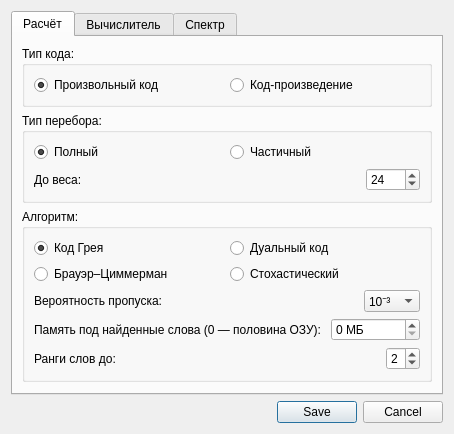
<?xml version="1.0" encoding="UTF-8"?>
<ui version="4.0">
 <class>SettingsDialog</class>
 <widget class="QDialog" name="SettingsDialog">
  <property name="geometry">
   <rect>
    <x>0</x>
    <y>0</y>
    <width>400</width>
    <height>400</height>
   </rect>
  </property>
  <property name="sizePolicy">
   <sizepolicy hsizetype="Minimum" vsizetype="Minimum">
    <horstretch>0</horstretch>
    <verstretch>0</verstretch>
   </sizepolicy>
  </property>
  <property name="windowTitle">
   <string>Настройки</string>
  </property>
  <property name="windowIcon">
   <iconset resource="../q.qrc">
    <normaloff>:/ui/icons/gear.png</normaloff>:/ui/icons/gear.png</iconset>
  </property>
  <layout class="QVBoxLayout" name="verticalLayout_4">
   <item>
    <widget class="QTabWidget" name="settingsTabs">
     <property name="currentIndex">
      <number>0</number>
     </property>
     <widget class="QWidget" name="computationTab">
      <attribute name="title">
       <string>Расчёт</string>
      </attribute>
      <layout class="QVBoxLayout" name="computationTabLayout">
       <item>
        <widget class="QGroupBox" name="codeKindGBX">
         <property name="title">
          <string>Тип кода:</string>
         </property>
         <layout class="QHBoxLayout" name="codeKindLayout">
          <item>
           <widget class="QRadioButton" name="singleCodeRB">
            <property name="toolTip">
             <string>Код задан одной порождающей матрицей — панель «Матрица 1»</string>
            </property>
            <property name="text">
             <string>Произвольный код</string>
            </property>
            <property name="checked">
             <bool>true</bool>
            </property>
           </widget>
          </item>
          <item>
           <widget class="QRadioButton" name="productCodeRB">
            <property name="toolTip">
             <string>Код произведения C1 ⊗ C2 по двум компонентам: «Матрица 1» и «Матрица 2». Низ спектра по рангам слов, без построения самого произведения</string>
            </property>
            <property name="text">
             <string>Код-произведение</string>
            </property>
           </widget>
          </item>
         </layout>
        </widget>
       </item>
       <item>
        <widget class="QGroupBox" name="enumTypeGBX">
         <property name="title">
          <string>Тип перебора:</string>
         </property>
         <layout class="QVBoxLayout" name="enumTypeLayout">
          <item>
           <layout class="QHBoxLayout" name="enumTypeRowLayout">
            <item>
             <widget class="QRadioButton" name="fullEnumRB">
              <property name="toolTip">
               <string>Все 2^k слов — весь спектр целиком. Только для кодов до 63 строк</string>
              </property>
              <property name="text">
               <string>Полный</string>
              </property>
              <property name="checked">
               <bool>true</bool>
              </property>
             </widget>
            </item>
            <item>
             <widget class="QRadioButton" name="partialEnumRB">
              <property name="toolTip">
               <string>Только слова до заданного веса — низ спектра</string>
              </property>
              <property name="text">
               <string>Частичный</string>
              </property>
             </widget>
            </item>
           </layout>
          </item>
          <item>
           <layout class="QHBoxLayout" name="weightLayout">
            <item>
             <widget class="QLabel" name="weightLBL">
              <property name="text">
               <string>До веса: </string>
              </property>
             </widget>
            </item>
            <item>
             <spacer name="weightSpacer">
              <property name="orientation">
               <enum>Qt::Horizontal</enum>
              </property>
              <property name="sizeHint" stdset="0">
               <size>
                <width>40</width>
                <height>20</height>
               </size>
              </property>
             </spacer>
            </item>
            <item>
             <widget class="QSpinBox" name="weightSPB">
              <property name="minimum">
               <number>1</number>
              </property>
              <property name="maximum">
               <number>2048</number>
              </property>
              <property name="value">
               <number>24</number>
              </property>
             </widget>
            </item>
           </layout>
          </item>
         </layout>
        </widget>
       </item>
       <item>
        <widget class="QGroupBox" name="algorithmGBX">
         <property name="title">
          <string>Алгоритм:</string>
         </property>
         <layout class="QVBoxLayout" name="algorithmLayout">
          <item>
           <layout class="QHBoxLayout" name="fullAlgorithmLayout">
            <item>
             <widget class="QRadioButton" name="grayCodeRB">
              <property name="toolTip">
               <string>Соседние слова отличаются одной строкой — один XOR на слово. До 63 строк</string>
              </property>
              <property name="text">
               <string>Код Грея</string>
              </property>
              <property name="checked">
               <bool>true</bool>
              </property>
             </widget>
            </item>
            <item>
             <widget class="QRadioButton" name="dualCodeRB">
              <property name="toolTip">
               <string>Перебирается проверочная матрица (n − k строк), спектр получается преобразованием Мак-Вильямс. Для кодов высокой скорости</string>
              </property>
              <property name="text">
               <string>Дуальный код</string>
              </property>
             </widget>
            </item>
           </layout>
          </item>
          <item>
           <layout class="QHBoxLayout" name="partialAlgorithmLayout">
            <item>
             <widget class="QRadioButton" name="brouwerZimmermannRB">
              <property name="toolTip">
               <string>Низ спектра с гарантией: все слова до заданного веса — точно. Время растёт экспоненциально с весом</string>
              </property>
              <property name="text">
               <string>Брауэр–Циммерман</string>
              </property>
             </widget>
            </item>
            <item>
             <widget class="QRadioButton" name="randomInfoSetsRB">
              <property name="toolTip">
               <string>Без гарантии, но на порядки глубже и быстрее: тысячи случайных информационных множеств с мелким перебором в каждом. Пропуск слова — событие заданной малой вероятности</string>
              </property>
              <property name="text">
               <string>Стохастический</string>
              </property>
             </widget>
            </item>
           </layout>
          </item>
          <item>
           <layout class="QHBoxLayout" name="leonMissLayout">
            <item>
             <widget class="QLabel" name="leonMissLBL">
              <property name="text">
               <string>Вероятность пропуска: </string>
              </property>
             </widget>
            </item>
            <item>
             <spacer name="leonMissSpacer">
              <property name="orientation">
               <enum>Qt::Horizontal</enum>
              </property>
              <property name="sizeHint" stdset="0">
               <size>
                <width>40</width>
                <height>20</height>
               </size>
              </property>
             </spacer>
            </item>
            <item>
             <widget class="QComboBox" name="leonMissCBX">
              <item>
               <property name="text">
                <string>10⁻³</string>
               </property>
              </item>
              <item>
               <property name="text">
                <string>10⁻⁶</string>
               </property>
              </item>
              <item>
               <property name="text">
                <string>10⁻⁹</string>
               </property>
              </item>
              <item>
               <property name="text">
                <string>10⁻¹²</string>
               </property>
              </item>
             </widget>
            </item>
           </layout>
          </item>
          <item>
           <layout class="QHBoxLayout" name="leonMemoryLayout">
            <item>
             <widget class="QLabel" name="leonMemoryLBL">
              <property name="text">
               <string>Память под найденные слова (0 — половина ОЗУ): </string>
              </property>
             </widget>
            </item>
            <item>
             <spacer name="leonMemorySpacer">
              <property name="orientation">
               <enum>Qt::Horizontal</enum>
              </property>
              <property name="sizeHint" stdset="0">
               <size>
                <width>40</width>
                <height>20</height>
               </size>
              </property>
             </spacer>
            </item>
            <item>
             <widget class="QSpinBox" name="leonMemorySPB">
              <property name="suffix">
               <string> МБ</string>
              </property>
              <property name="minimum">
               <number>0</number>
              </property>
              <property name="maximum">
               <number>1048576</number>
              </property>
              <property name="singleStep">
               <number>1024</number>
              </property>
              <property name="value">
               <number>0</number>
              </property>
             </widget>
            </item>
           </layout>
          </item>
          <item>
           <layout class="QHBoxLayout" name="productRankLayout">
            <item>
             <widget class="QLabel" name="productRankLBL">
              <property name="text">
               <string>Ранги слов до: </string>
              </property>
             </widget>
            </item>
            <item>
             <spacer name="productRankSpacer">
              <property name="orientation">
               <enum>Qt::Horizontal</enum>
              </property>
              <property name="sizeHint" stdset="0">
               <size>
                <width>40</width>
                <height>20</height>
               </size>
              </property>
             </spacer>
            </item>
            <item>
             <widget class="QSpinBox" name="productRankSPB">
              <property name="minimum">
               <number>1</number>
              </property>
              <property name="maximum">
               <number>4</number>
              </property>
              <property name="value">
               <number>2</number>
              </property>
             </widget>
            </item>
           </layout>
          </item>
         </layout>
        </widget>
       </item>
       <item>
        <spacer name="computationTabSpacer">
         <property name="orientation">
          <enum>Qt::Vertical</enum>
         </property>
         <property name="sizeHint" stdset="0">
          <size>
           <width>20</width>
           <height>0</height>
          </size>
         </property>
        </spacer>
       </item>
      </layout>
     </widget>
     <widget class="QWidget" name="deviceTab">
      <attribute name="title">
       <string>Вычислитель</string>
      </attribute>
      <layout class="QVBoxLayout" name="deviceTabLayout">
       <item>
        <widget class="QGroupBox" name="computeDeviceGBX">
         <property name="title">
          <string>Устройство:</string>
         </property>
         <layout class="QHBoxLayout" name="horizontalLayout_2">
          <item>
           <widget class="QRadioButton" name="cpuRB">
            <property name="text">
             <string>CPU</string>
            </property>
            <property name="checked">
             <bool>true</bool>
            </property>
           </widget>
          </item>
          <item>
           <widget class="QRadioButton" name="gpuRB">
            <property name="text">
             <string>GPU</string>
            </property>
           </widget>
          </item>
         </layout>
        </widget>
       </item>
       <item>
        <widget class="QGroupBox" name="computeDeviceSettingsGBX">
         <property name="title">
          <string>Параметры запуска:</string>
         </property>
         <layout class="QGridLayout" name="gridLayout">
          <item row="0" column="0">
           <widget class="QLabel" name="threadsCpuLBL">
            <property name="text">
             <string>Число потоков:</string>
            </property>
           </widget>
          </item>
          <item row="0" column="1">
           <spacer name="horizontalSpacer_2">
            <property name="orientation">
             <enum>Qt::Horizontal</enum>
            </property>
            <property name="sizeHint" stdset="0">
             <size>
              <width>100</width>
              <height>20</height>
             </size>
            </property>
           </spacer>
          </item>
          <item row="0" column="2">
           <widget class="QSpinBox" name="threadsCpuSPB">
            <property name="minimum">
             <number>1</number>
            </property>
            <property name="maximum">
             <number>128</number>
            </property>
           </widget>
          </item>
          <item row="1" column="0">
           <widget class="QLabel" name="blocksGpuLBL">
            <property name="text">
             <string>Число блоков:</string>
            </property>
           </widget>
          </item>
          <item row="1" column="2">
           <widget class="QSpinBox" name="blocksGpuSPB">
            <property name="minimum">
             <number>1</number>
            </property>
            <property name="maximum">
             <number>200</number>
            </property>
           </widget>
          </item>
          <item row="2" column="0">
           <widget class="QLabel" name="threadsGpuLBL">
            <property name="text">
             <string>Число нитей в блоке:</string>
            </property>
           </widget>
          </item>
          <item row="2" column="2">
           <widget class="QSpinBox" name="threadsGpuSPB">
            <property name="minimum">
             <number>32</number>
            </property>
            <property name="maximum">
             <number>1024</number>
            </property>
            <property name="singleStep">
             <number>32</number>
            </property>
           </widget>
          </item>
          <item row="3" column="0" colspan="3">
           <widget class="QCheckBox" name="autoTuneGridCHB">
            <property name="text">
             <string>Подбирать блоки и нити автоматически</string>
            </property>
            <property name="toolTip">
             <string>Перед расчётом программа замерит несколько вариантов сетки на самой матрице и возьмёт лучший. Замер занимает доли секунды; на коротких задачах он не проводится.</string>
            </property>
           </widget>
          </item>
         </layout>
        </widget>
       </item>
       <item>
        <spacer name="deviceTabSpacer">
         <property name="orientation">
          <enum>Qt::Vertical</enum>
         </property>
         <property name="sizeHint" stdset="0">
          <size>
           <width>20</width>
           <height>0</height>
          </size>
         </property>
        </spacer>
       </item>
      </layout>
     </widget>
     <widget class="QWidget" name="savingTab">
      <attribute name="title">
       <string>Спектр</string>
      </attribute>
      <layout class="QVBoxLayout" name="savingTabLayout">
       <item>
        <widget class="QGroupBox" name="saveAndUpdateSpectrumGBX">
         <property name="title">
          <string>Обновление и сохранение:</string>
         </property>
         <layout class="QVBoxLayout" name="verticalLayout_3">
          <item>
           <layout class="QHBoxLayout" name="horizontalLayout_4">
            <item>
             <widget class="QLabel" name="saveSpectrumInteravlLBL">
              <property name="text">
               <string>Интервал сохранения спектра</string>
              </property>
             </widget>
            </item>
            <item>
             <spacer name="horizontalSpacer_3">
              <property name="orientation">
               <enum>Qt::Horizontal</enum>
              </property>
              <property name="sizeHint" stdset="0">
               <size>
                <width>40</width>
                <height>20</height>
               </size>
              </property>
             </spacer>
            </item>
            <item>
             <widget class="QComboBox" name="saveSpectrumIntervalCBX">
              <item>
               <property name="text">
                <string>10 с</string>
               </property>
              </item>
              <item>
               <property name="text">
                <string>30 с</string>
               </property>
              </item>
              <item>
               <property name="text">
                <string>1 мин</string>
               </property>
              </item>
              <item>
               <property name="text">
                <string>5 мин</string>
               </property>
              </item>
              <item>
               <property name="text">
                <string>10 мин</string>
               </property>
              </item>
             </widget>
            </item>
           </layout>
          </item>
          <item>
           <layout class="QHBoxLayout" name="horizontalLayout_5">
            <item>
             <widget class="QLabel" name="updateSpectrumIntervalLBL">
              <property name="text">
               <string>Интервал обновления спектра</string>
              </property>
             </widget>
            </item>
            <item>
             <spacer name="horizontalSpacer_4">
              <property name="orientation">
               <enum>Qt::Horizontal</enum>
              </property>
              <property name="sizeHint" stdset="0">
               <size>
                <width>40</width>
                <height>20</height>
               </size>
              </property>
             </spacer>
            </item>
            <item>
             <widget class="QComboBox" name="updateSpectrumIntervalCBX">
              <item>
               <property name="text">
                <string>0,1 с</string>
               </property>
              </item>
              <item>
               <property name="text">
                <string>0,25 с</string>
               </property>
              </item>
              <item>
               <property name="text">
                <string>0,5 с</string>
               </property>
              </item>
              <item>
               <property name="text">
                <string>1 с</string>
               </property>
              </item>
              <item>
               <property name="text">
                <string>5 с</string>
               </property>
              </item>
              <item>
               <property name="text">
                <string>10 с</string>
               </property>
              </item>
              <item>
               <property name="text">
                <string>30 с</string>
               </property>
              </item>
              <item>
               <property name="text">
                <string>1 мин</string>
               </property>
              </item>
             </widget>
            </item>
            <item>
             <widget class="QPushButton" name="measureRatePBN">
              <property name="text">
               <string>Замерить</string>
              </property>
              <property name="toolTip">
               <string>Короткий пробный расчёт: покажет, как часто спектр успевает обновляться на этих настройках, и откроет подходящие варианты</string>
              </property>
             </widget>
            </item>
           </layout>
          </item>
          <item>
           <widget class="QLabel" name="updateRateHintLBL">
            <property name="text">
             <string>Список откроется после замера</string>
            </property>
            <property name="wordWrap">
             <bool>true</bool>
            </property>
           </widget>
          </item>
         </layout>
        </widget>
       </item>
       <item>
        <widget class="QGroupBox" name="plotGBX">
         <property name="title">
          <string>График:</string>
         </property>
         <layout class="QHBoxLayout" name="plotLayout">
          <item>
           <widget class="QLabel" name="maxPlotBarsLBL">
            <property name="text">
             <string>Максимум столбцов</string>
            </property>
           </widget>
          </item>
          <item>
           <spacer name="plotSpacer">
            <property name="orientation">
             <enum>Qt::Horizontal</enum>
            </property>
            <property name="sizeHint" stdset="0">
             <size>
              <width>40</width>
              <height>20</height>
             </size>
            </property>
           </spacer>
          </item>
          <item>
           <widget class="QSpinBox" name="maxPlotBarsSPB">
            <property name="minimum">
             <number>8</number>
            </property>
            <property name="maximum">
             <number>2049</number>
            </property>
            <property name="singleStep">
             <number>8</number>
            </property>
            <property name="value">
             <number>160</number>
            </property>
           </widget>
          </item>
         </layout>
        </widget>
       </item>
       <item>
        <spacer name="savingTabSpacer">
         <property name="orientation">
          <enum>Qt::Vertical</enum>
         </property>
         <property name="sizeHint" stdset="0">
          <size>
           <width>20</width>
           <height>0</height>
          </size>
         </property>
        </spacer>
       </item>
      </layout>
     </widget>
    </widget>
   </item>
   <item>
    <widget class="QDialogButtonBox" name="buttonBox">
     <property name="orientation">
      <enum>Qt::Horizontal</enum>
     </property>
     <property name="standardButtons">
      <set>QDialogButtonBox::Cancel|QDialogButtonBox::Save</set>
     </property>
    </widget>
   </item>
  </layout>
 </widget>
 <resources>
  <include location="../q.qrc" />
 </resources>
 <connections>
  <connection>
   <sender>buttonBox</sender>
   <signal>accepted()</signal>
   <receiver>SettingsDialog</receiver>
   <slot>accept()</slot>
   <hints>
    <hint type="sourcelabel">
     <x>270</x>
     <y>504</y>
    </hint>
    <hint type="destinationlabel">
     <x>157</x>
     <y>274</y>
    </hint>
   </hints>
  </connection>
  <connection>
   <sender>buttonBox</sender>
   <signal>rejected()</signal>
   <receiver>SettingsDialog</receiver>
   <slot>reject()</slot>
   <hints>
    <hint type="sourcelabel">
     <x>338</x>
     <y>504</y>
    </hint>
    <hint type="destinationlabel">
     <x>286</x>
     <y>274</y>
    </hint>
   </hints>
  </connection>
 </connections>
 <slots>
  <slot>setStringsSPBEnabled(bool)</slot>
 </slots>
</ui>
